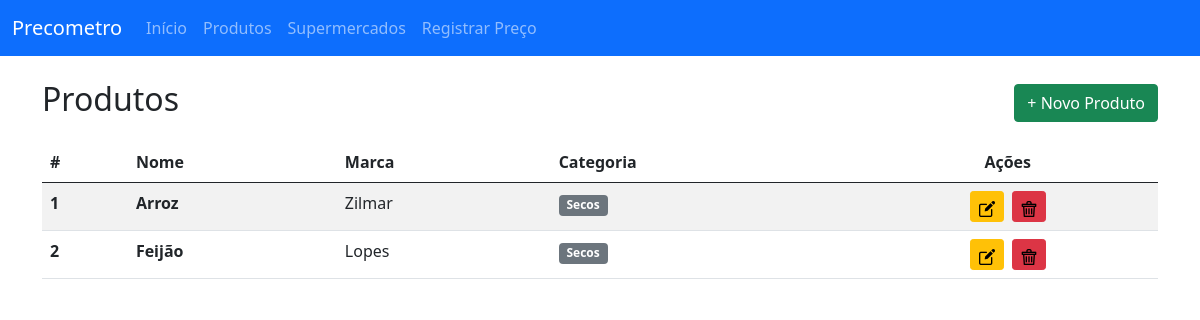
Page /produto/ on the earlier database version.
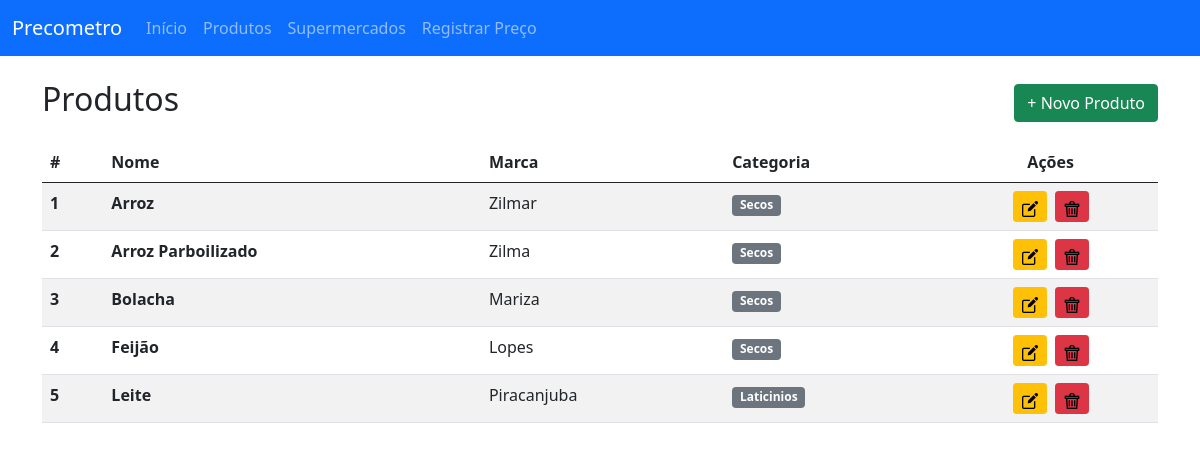
Same page on the later database version.
### app/models.py (models this page shows, shortened)
class Produto(models.Model):
    nome = models.CharField(max_length=100)
    marca = models.CharField(max_length=50, blank=True, null=True)
    categoria = models.CharField(max_length=50, blank=True, null=True)

### app/views.py (the view)
# urls.py: path('produto/', produto_list, name='produto_list'),
def produto_list(request):
    produtos = Produto.objects.all().order_by('nome')
    return render(request, 'produto_list.html', {'produtos': produtos})

### template/produto_list.html (shortened to what this page needs)
{% extends "menu.html" %}
{% load static %}
{% block body %}
<div class="container">
    <div class="d-flex justify-content-between align-items-center mb-3">
        <h2>Produtos</h2>
        <a href="{% url 'app:produto' %}" class="btn btn-success">+ Novo Produto</a>
    </div>
    <table class="table table-striped table-hover mt-3">
        <thead>
            <tr>
                <th scope="col">#</th>
                <th scope="col">Nome</th>
                <th scope="col">Marca</th>
                <th scope="col">Categoria</th>
                <th scope="col" class="text-center">Ações</th>
            </tr>
        </thead>
        <tbody>
            {% for p in produtos %}
            <tr>
                <th scope="row">{{ forloop.counter }}</th>
                <td><strong>{{ p.nome }}</strong></td>
                <td>{{ p.marca|default:"-" }}</td>
                <td><span class="badge bg-secondary">{{ p.categoria|default:"Sem Categoria" }}</span></td>
                <td class="text-center">
                    <a href="{% url 'app:produto_edit' p.id %}" class="btn btn-warning btn-sm me-1" title="Editar">
                        <img src="{% static 'img/edit.png' %}" alt="Editar" width="16" height="16">
                    </a>
                    <a href="{% url 'app:produto_delete' p.id %}" class="btn btn-danger btn-sm" title="Deletar" onclick="return confirm('Deseja realmente excluir este produto?');">
                        <img src="{% static 'img/delete.png' %}" alt="Deletar" width="16" height="16">
                    </a>
                </td>
            </tr>
            {% empty %}
            <tr>
                <td colspan="5" class="text-center text-muted">Nenhum produto cadastrado.</td>
            </tr>
            {% endfor %}
        </tbody>
    </table>
</div>
{% endblock %}

Differences in the rows shown:
added Produto: nome "Arroz Parboilizado", marca "Zilma", categoria "Secos"
added Produto: nome "Bolacha", marca "Mariza", categoria "Secos"
added Produto: nome "Leite", marca "Piracanjuba", categoria "Laticinios"
